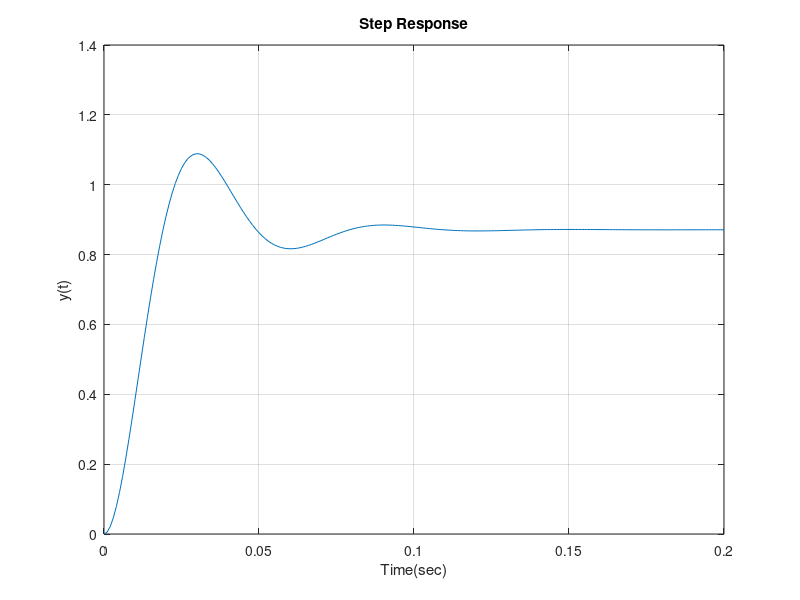

Recreate this plot in MATLAB.
s=tf('s');
u=1/s;
sysG=u*100*113.34/(s^2+92.1*s+(25*67.1+100*113.34));
t=0:0.001:0.2;
y=impulse(sysG,t);
plot(t,y);
xlabel('Time(sec)');
ylabel('y(t)');
title('Step Response');
grid;
hold on;
